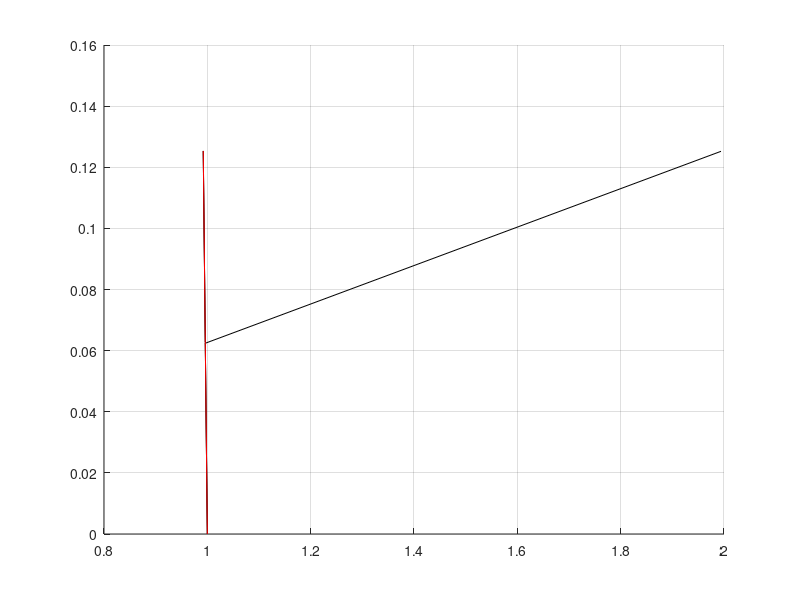

MATLAB code to generate this figure:
clear;

a1 = [1.000000 -0.000000 -0.000000];
a2 = [1.000000 -0.000000 -0.000000];
a3 = [0.992115 0.124345 -0.015708];
a4 = [0.992115 0.125333 -0.000000];

point = [0.996058 0.062419 -0.003927 ];
n = [0 0 0; 0.998019 0.062788 -0.003949];
n_cell = n + point;

cell = [a1;a2;a3;a4;a1];

d1 = [a1; a3];
d2 = [a2; a4];

hold on
plot3(n_cell(:,1),n_cell(:,2),n_cell(:,3), 'k')
plot3(cell(:,1),cell(:,2),cell(:,3), 'k')
plot3(d1(:,1),d1(:,2),d1(:,3),'b')
plot3(d2(:,1),d2(:,2),d2(:,3),'r')

grid on
hold off